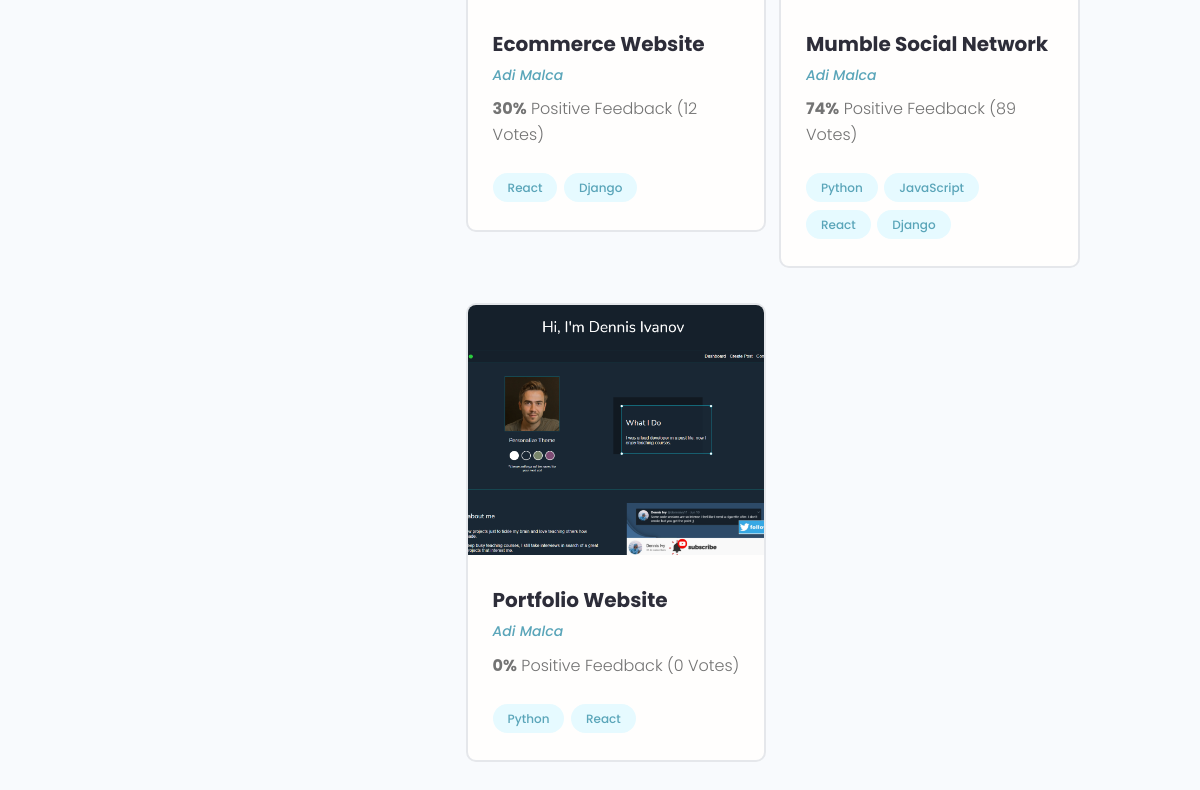
The page /profile/438e5cf8-a217-4fa4-ac24-8e92073e0fa1/ (lower part) on the database as committed earlier.
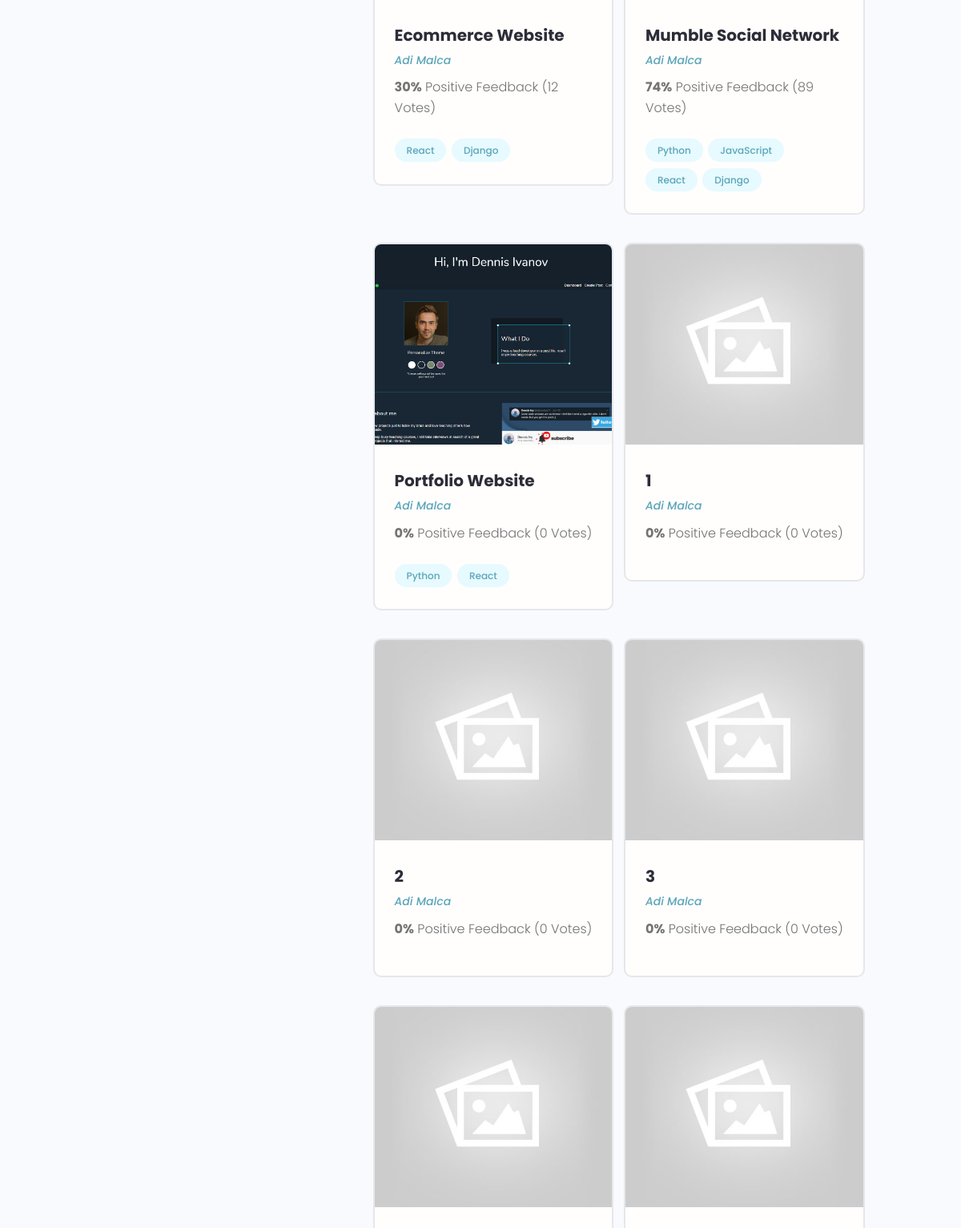
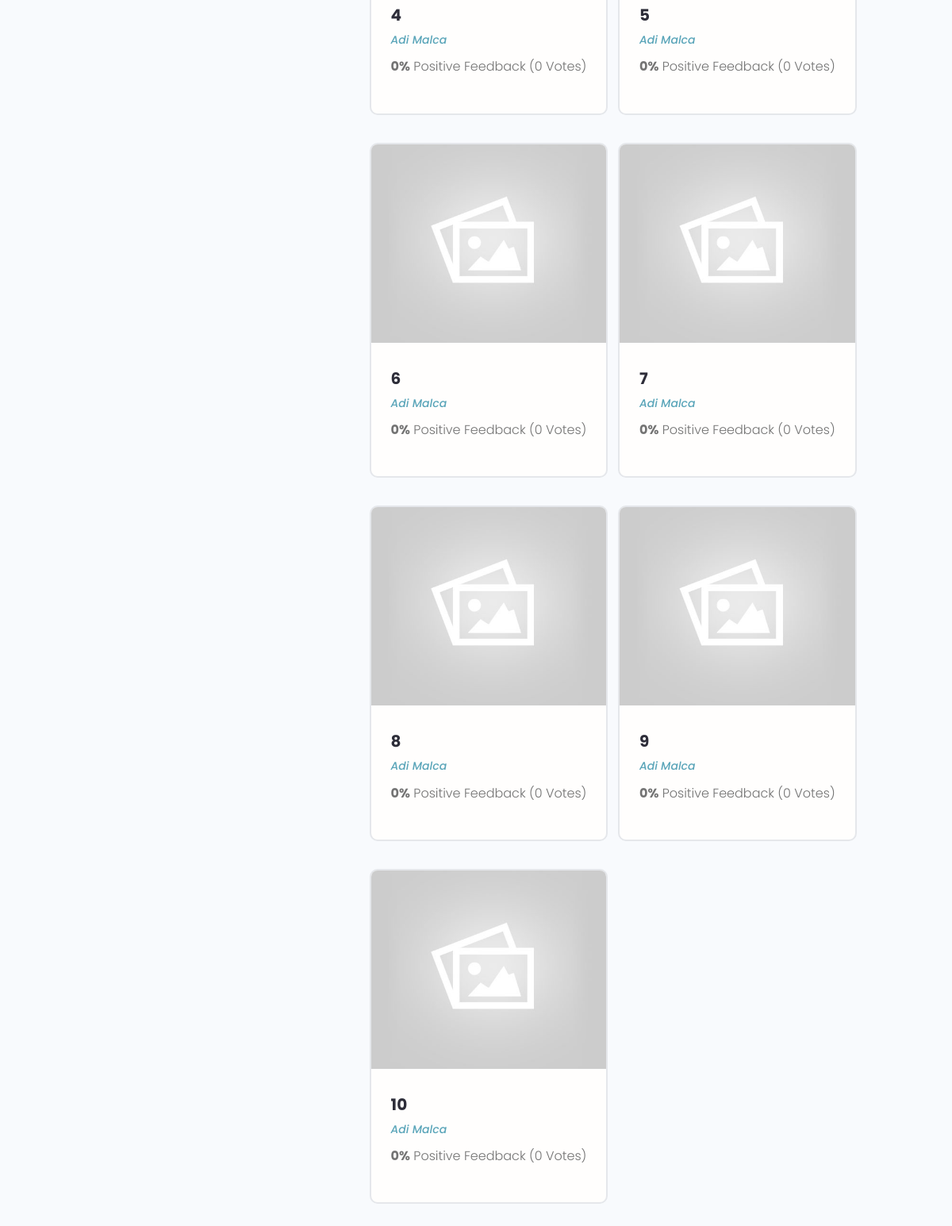
The same page on the database as committed later (2 pictures, top to bottom).
### projectsApp/models.py (models this page shows, shortened)
class Project(models.Model):
    owner = models.ForeignKey(Profile, null=True, blank=True, on_delete=models.SET_NULL) # We want to connect a project to a specific user profile - many-to-one relationship
    title = models.CharField(max_length=200)   # By default null=False - required to enter data in this field (for the database)
    description = models.TextField(null=True, blank=True)  # Does NOT require to enter data in this field! blank is the same but for django form to be submitted! We can submit a form without adding this!
    featured_image = models.ImageField(null=True, blank=True, default="default.jpg") # B/c its in "images" folder no need to specify path, otherwise path needed
    demo_link = models.CharField(max_length=2000, null=True, blank=True)
    source_link = models.CharField(max_length=2000, null=True, blank=True)
    tags = models.ManyToManyField('Tag', blank=True)  # The tag can be connected to many models
    vote_total = models.IntegerField(default=0, null=True, blank=True)
    vote_ratio = models.IntegerField(default=0, null=True, blank=True)
    created = models.DateTimeField(auto_now_add=True)
    id = models.UUIDField(default=uuid.uuid4, unique=True, primary_key=True, editable=False)
    class Meta:
        ordering = ['created'] # Order projects oldest to newest (for newst to oldest do '-created')

class Tag(models.Model):
    name = models.CharField(max_length=200)
    created = models.DateTimeField(auto_now_add=True)
    id = models.UUIDField(default=uuid.uuid4, unique=True, primary_key=True, editable=False)
    def __str__(self):
        return self.name

### usersApp/models.py (models this page shows, shortened)
class Profile(models.Model):
    user = models.OneToOneField(User, on_delete=models.CASCADE, null=True, blank=True)
    name = models.CharField(max_length=200, blank=True, null=True)
    email = models.EmailField(max_length=500, blank=True, null=True)
    username = models.CharField(max_length=200, blank=True, null=True)
    location = models.CharField(max_length=200, blank=True, null=True)
    short_intro = models.CharField(max_length=200, blank=True, null=True)
    bio = models.TextField(blank=True, null=True)
    profile_image = models.ImageField(blank=True, null=True, upload_to="profiles/",
                                      default="profiles/user-default.png") # This will go in static/images folder and then in profiles folder and upload my pictures here. Again - we are uploading to the profiles folder and also getting the defualt from the profiles folder
    social_github = models.CharField(max_length=200, blank=True, null=True)
    social_twitter = models.CharField(max_length=200, blank=True, null=True)
    social_linkedin = models.CharField(max_length=200, blank=True, null=True)
    social_youtube = models.CharField(max_length=200, blank=True, null=True)
    social_website = models.CharField(max_length=200, blank=True, null=True)
    created = models.DateTimeField(auto_now_add=True)
    id = models.UUIDField(default=uuid.uuid4, unique=True, primary_key=True, editable=False)

### usersApp/views.py (the view)
# urls.py: path('profile/<str:pk>/', views.userProfile, name="user-profile"),
def userProfile(request, pk):
    profile = Profile.objects.get(id=pk)
    skills_with_description =  profile.skill_set.exclude(description__exact="") # child model - profile.skill_set + if the skill does not have a description exclude it / filter it out!
    skills_no_description = profile.skill_set.filter(description="") # Every skill that has an empty string for the description, give it back!
    context = {'profile':profile, 'topSkills': skills_with_description, 'otherSkills': skills_no_description}
    return render(request, 'usersApp/user-profile.html', context)

### usersApp/templates/usersApp/user-profile.html (shortened to what this page needs)
{% extends 'main.html' %}
{% block content %}
  <main class="profile my-md">
    <div class="container">
      <div class="layout">
        <div class="column column--1of3">
        </div>
        <div class="column column--2of3">
          <div class="devInfo">
            <div class="grid grid--two">
              {% for project in profile.project_set.all %}
              <div class="column">
                <div class="card project">
                  <a href="{% url 'project' project.id %}" class="project">
                    <img class="project__thumbnail" src="{{project.featured_image.url}}" alt="project thumbnail" />
                    <div class="card__body">
                      <h3 class="project__title">{{project.title}}</h3>
                      <p><a class="project__author" href="{% url 'user-profile' project.owner.id %}">{{project.owner.name}}</a></p>
                      <p class="project--rating">
                        <span style="font-weight: bold;">{{project.vote_ratio}}%</span> Positive
                        Feedback ({{project.vote_total}} Vote{{project.vote_total|pluralize:"s"}})
                      </p>
                      <div class="project__tags">
                        {% for tag in project.tags.all %}
                        <span class="tag tag--pill tag--main">
                          <small>{{tag}}</small>
                        </span>
                        {% endfor %}
                      </div>
                    </div>
                  </a>
                </div>
              </div>
              {% endfor %}
            </div>
          </div>
        </div>
      </div>
    </div>
  </main>
{% endblock content %}

### templates/main.html (shortened to what this page needs)
<!DOCTYPE html>
{% load static %}
<html>
<head>
    <link rel="stylesheet" href="https://cdnjs.cloudflare.com/ajax/libs/font-awesome/4.7.0/css/font-awesome.min.css" />
    <link rel="stylesheet" href="{% static 'uikit/styles/uikit.css' %}" />
    <link rel="stylesheet" href="{% static 'styles/app.css' %}" />
</head>
<body>
    {% block content %}
    {% endblock content %}
</body>
</html>

### templates/navbar.html (shortened to what this page needs)
{% load static %}

### static/styles/app.css (style rules this page uses)
:root { --color-sub: #2d2d39; }
.card { border: 2px solid var(--color-light); }
img { width: 100%; }
.devInfo { margin-bottom: 3rem; }
.project__author { font-size: 1.4rem; font-style: italic; }
.project--rating { margin-bottom: 1.6em; margin-top: .5em; }
.project__thumbnail { height: 25rem; object-fit: cover; object-position: top center; }
.project__title { font-size: 2rem; font-weight: 700; color: var(--color-sub); }

### static/uikit/styles/modules/_variables.css (style rules this page uses)
:root { --color-main: #5aa5b9; --color-main-light: #e6faff; --color-sub: #3f4156; --color-sub-light: #51546e; --color-sub-lighter: #ededfd; --color-text: #737373; --color-gray: #8b8b8b; --color-light: #e5e7eb; --color-light-gray: #767676; --color-bg: #f8fafd; --color-white: #fffefd; --color-white-light: #f3f3f3; --color-success: #359e64; --color-success-bg: #def8e8; --color-error: #fc4b0b; --color-error-bg: #fff2ee; --font-base: 'Poppins', arial, helvetica, 'Segoe UI', roboto, ubuntu, sans-serif; --font-monospace: 'Fira Code', 'Courier New', courier, monospace; --font-regular: 300; --font-medium: 500; --font-bold: 700; --generic-shadow: 1px 1px 5px #00000010; --generic-transition: all 0.3s ease-in-out; }

### static/uikit/styles/modules/_base.css (style rules this page uses)
* { margin: 0; padding: 0; box-sizing: border-box; text-rendering: optimizeLegibility; color: inherit; font-size: inherit; }
html { font-size: 50%; }
@media only screen and (min-width: 480px) { html { font-size: 56.25%; } }
@media only screen and (min-width: 1200px) { html { font-size: 62.5%; } }
body { line-height: 1.6; font-weight: 400; font-size: 1.5rem; color: var(--color-text); background-color: var(--color-bg); min-height: 100vh; }

### static/uikit/styles/modules/_typography.css (style rules this page uses)
* { font-family: var(--font-base); }
h3 { font-size: 3.2rem; font-weight: var(--font-medium); }
p, span, strong { font-size: 1.6rem; color: var(--color-text); font-weight: var(--font-regular); }
a { padding-bottom: 2px; text-decoration: none; display: inline-block; color: var(--color-main); font-weight: var(--font-medium); }

### static/uikit/styles/modules/_utilities.css (style rules this page uses)
.container { width: 92%; max-width: 165rem; margin: 0 auto; box-sizing: border-box; }
@media screen and (min-width: 1000px) { .container { width: 90%; } }
@media screen and (min-width: 1200px) { .container { width: 80%; } }
.my-md { margin: 3rem auto; }

### static/uikit/styles/modules/_card.css (style rules this page uses)
.card { border-radius: 1rem; background-color: var(--color-white); border: 1.5px solid var(--color-light); width: auto; height: auto; margin-top: 0.5rem; margin-bottom: 0.5rem; overflow: hidden; }
.card__body, .card__header { padding: 2rem 2.5rem; }

### static/uikit/styles/modules/_tag.css (style rules this page uses)
.tag { display: inline-flex; align-items: center; background-color: var(--color-sub); height: -webkit-fit-content; height: -moz-fit-content; height: fit-content; width: -webkit-fit-content; width: -moz-fit-content; width: fit-content; border-radius: 0.5rem; padding: 0.5rem 1.5rem; font-size: 1.2rem; cursor: pointer; }
.tag:not(:last-child) { margin-right: 0.25rem; margin-bottom: 0.75rem; }
.tag > small { color: var(--color-white); }
.tag--pill { border-radius: 5rem; }
.tag--main, .tag--main > small { background: var(--color-main-light); color: var(--color-main); font-weight: 500; }

### static/uikit/styles/modules/_grid.css (style rules this page uses)
.grid { display: flex; flex-wrap: wrap; justify-content: flex-start; align-items: stretch; }
.grid > .column { min-width: 28rem; margin-bottom: 2.5rem; }
.grid--two > .column { flex-basis: 100%; }
@media screen and (min-width: 800px) { .grid--two { margin-right: -2%; } }
@media screen and (min-width: 800px) { .grid--two > .column { margin-right: 2%; } }
@media screen and (min-width: 800px) { .grid--two > .column { flex-basis: 48%; } }

### static/uikit/styles/modules/_layout.css (style rules this page uses)
.layout { display: flex; flex-flow: row wrap; justify-content: space-between; }
.layout > .column { margin-bottom: 3rem; }
.layout > .column.column--1of3 { flex-basis: 30%; }
.layout > .column.column--2of3 { flex-basis: 64%; }

Rows that differ between the two databases and show on the page:
added Project: featured_image (placeholder picture), title "1", owner.name "Adi Malca", vote_ratio "0", vote_total "0"
added Project: featured_image (placeholder picture), title "2", owner.name "Adi Malca", vote_ratio "0", vote_total "0"
added Project: featured_image (placeholder picture), title "3", owner.name "Adi Malca", vote_ratio "0", vote_total "0"
added Project: featured_image (placeholder picture), title "4", owner.name "Adi Malca", vote_ratio "0", vote_total "0"
added Project: featured_image (placeholder picture), title "5", owner.name "Adi Malca", vote_ratio "0", vote_total "0"
added Project: featured_image (placeholder picture), title "6", owner.name "Adi Malca", vote_ratio "0", vote_total "0"
added Project: featured_image (placeholder picture), title "7", owner.name "Adi Malca", vote_ratio "0", vote_total "0"
added Project: featured_image (placeholder picture), title "8", owner.name "Adi Malca", vote_ratio "0", vote_total "0"
added Project: featured_image (placeholder picture), title "9", owner.name "Adi Malca", vote_ratio "0", vote_total "0"
added Project: featured_image (placeholder picture), title "10", owner.name "Adi Malca", vote_ratio "0", vote_total "0"
